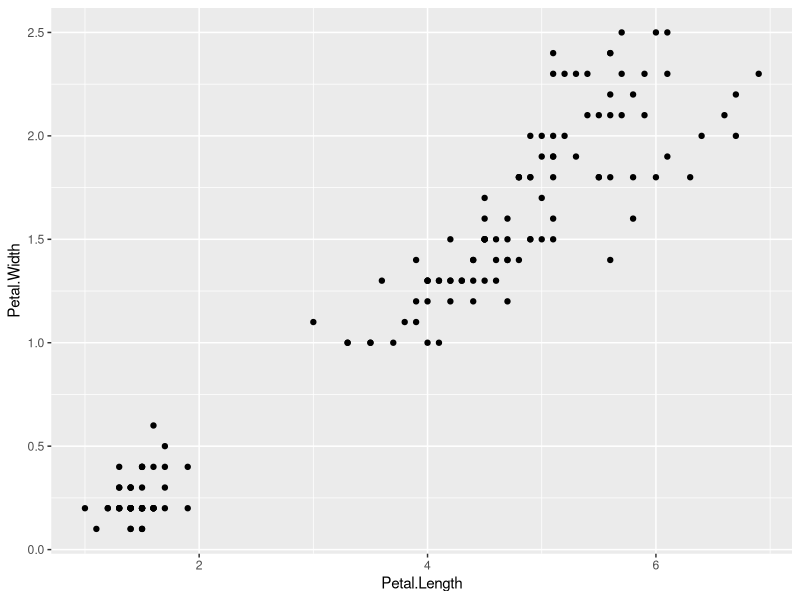
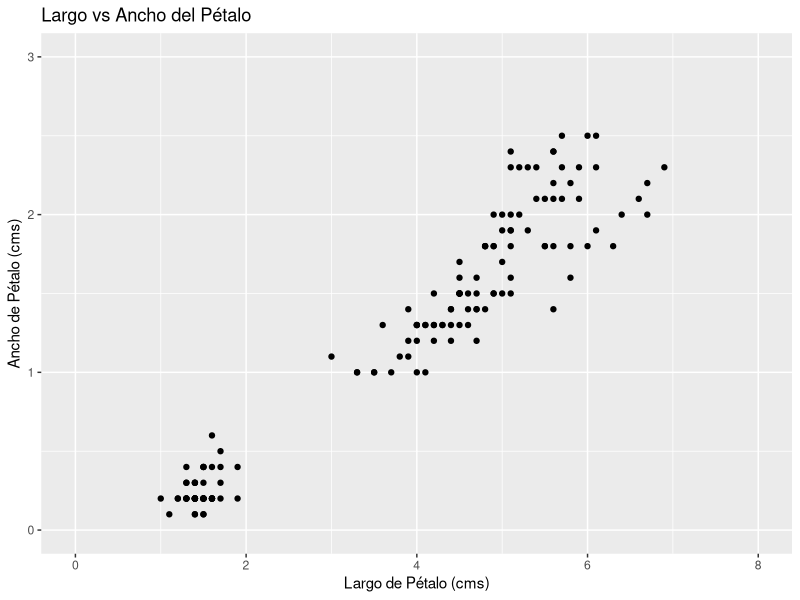
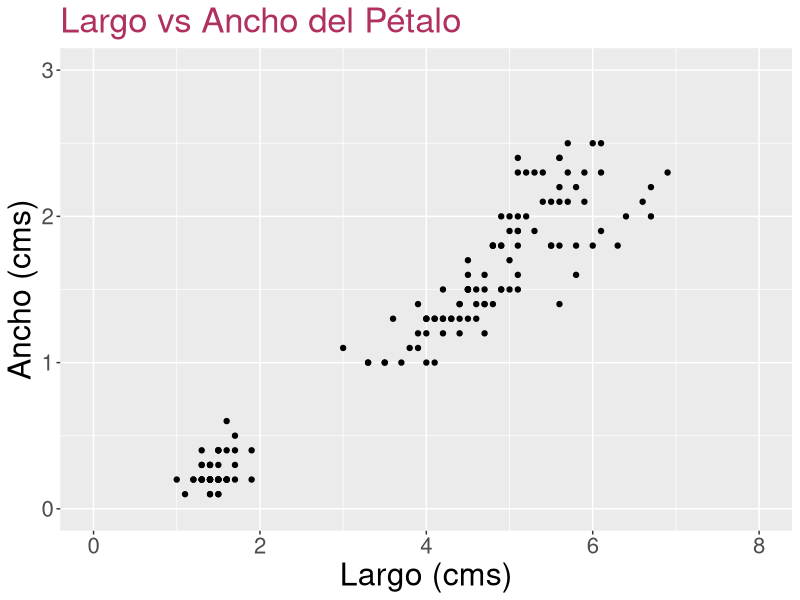
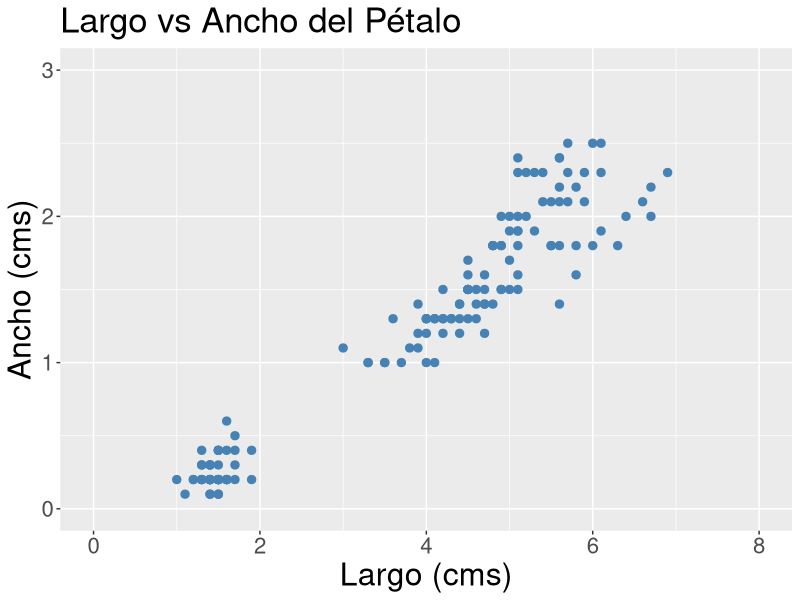
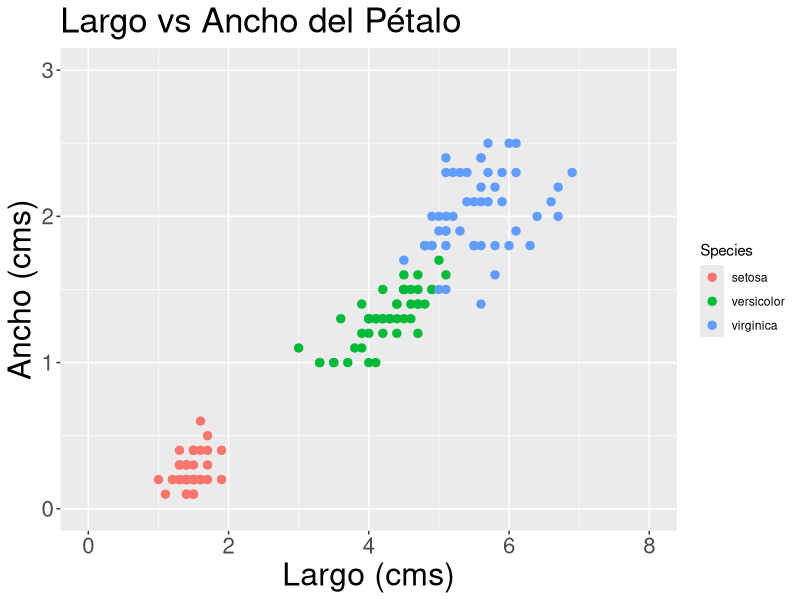
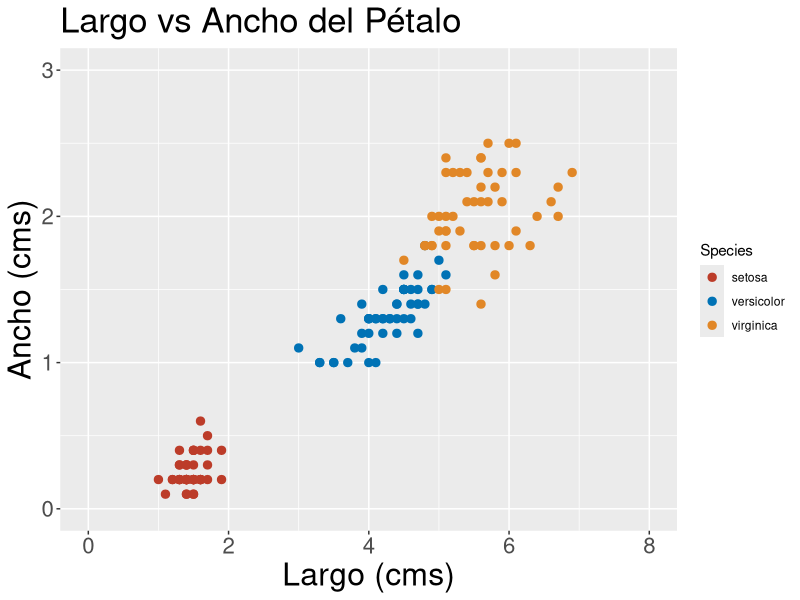
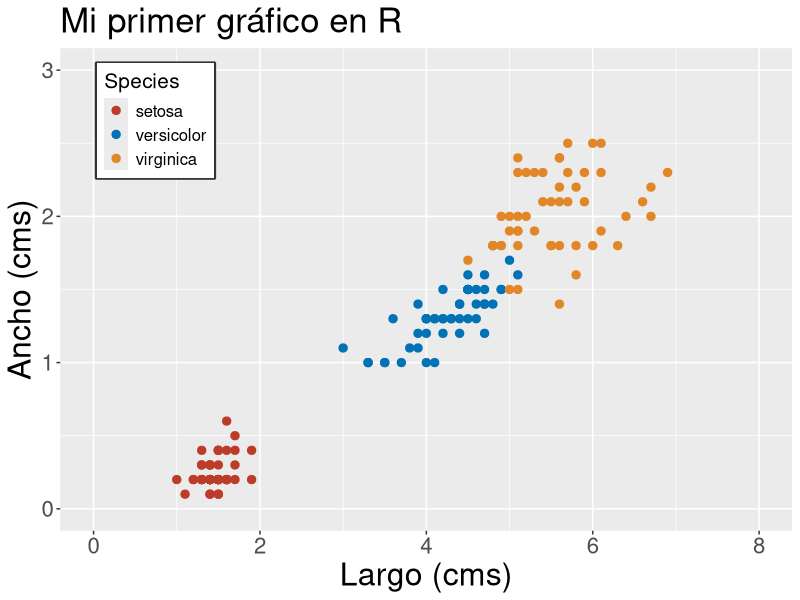
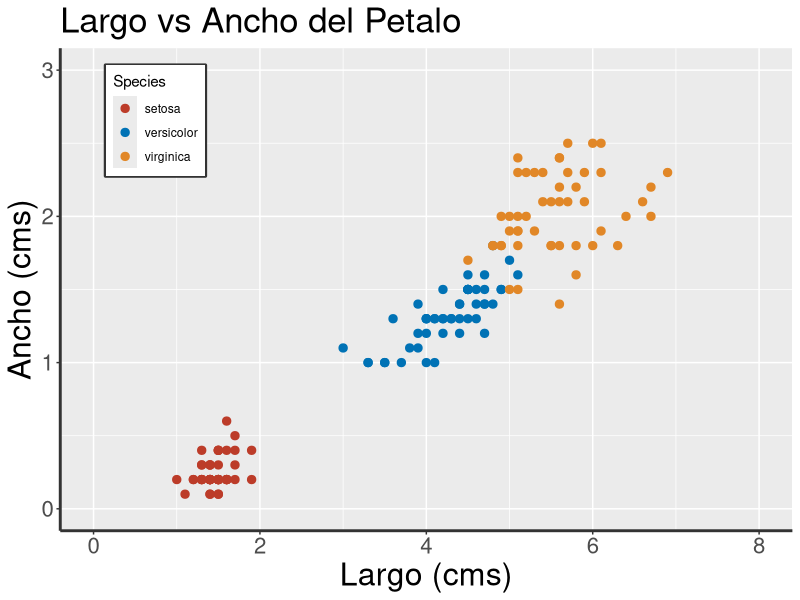

Generate these figures, in order, with R:
## ---- chunk 1
knitr::opts_chunk$set(collapse = TRUE)
## ---- chunk 2

## ---- chunk 3
library(ggplot2)
## ---- chunk 4

ggplot(data=iris, mapping =aes(x=Petal.Length, y =Petal.Width))+geom_point()
## ---- chunk 5

ggplot(data = iris, mapping=aes(x=Petal.Length , y =Petal.Width))+
  geom_point()+
  xlim(c(0, 8))+
  ylim(c(0, 3))+
  labs(title="Largo vs Ancho del Pétalo", 
       x="Largo de Pétalo (cms)",
       y="Ancho de Pétalo (cms)")
## ---- chunk 6
ggplot(data = iris, mapping=aes(x=Petal.Length , y =Petal.Width))+
  geom_point()+
  xlim(c(0, 8))+
  ylim(c(0, 3))+
  labs(title="Largo vs Ancho del Pétalo", 
       y="Ancho (cms)", x="Largo (cms)")+
  theme(axis.text =element_text(size=16),
        axis.title=element_text(size=23),
        plot.title=element_text(size=25,colour="maroon"))
## ---- chunk 7
ggplot(data = iris, mapping=aes(x=Petal.Length , y =Petal.Width))+
  geom_point(col="steelblue", size=2.5)+
  xlim(c(0, 8))+
  ylim(c(0, 3))+
  labs(title="Largo vs Ancho del Pétalo", 
       y="Ancho (cms)", x="Largo (cms)")+
  theme(axis.text =element_text(size=16),
        axis.title=element_text(size=23),
        plot.title=element_text(size=25),
        plot.subtitle=element_text(size=20))
## ---- chunk 8
ggplot(data = iris, mapping=aes(x=Petal.Length , y =Petal.Width))+
  geom_point(aes(col=Species), size=2.5)+
  xlim(c(0, 8))+
  ylim(c(0, 3))+
  labs(title="Largo vs Ancho del Pétalo", 
       y="Ancho (cms)", x="Largo (cms)")+
  theme(axis.text =element_text(size=16),
        axis.title=element_text(size=23),
        plot.title=element_text(size=25),
        plot.subtitle=element_text(size=20))
## ---- chunk 9
ggplot(data = iris, mapping=aes(x=Petal.Length , y =Petal.Width))+
  geom_point(aes(col=Species), size=2.5)+
  scale_colour_manual(values=c("#BC3C29FF", "#0072B5FF","#E18727FF"))+
  xlim(c(0, 8))+
  ylim(c(0, 3))+
  labs(title="Largo vs Ancho del Pétalo", 
       y="Ancho (cms)", x="Largo (cms)")+
  theme(axis.text =element_text(size=16),
        axis.title=element_text(size=23),
        plot.title=element_text(size=25),
        plot.subtitle=element_text(size=20))
## ---- chunk 10
ggplot(data = iris, mapping=aes(x=Petal.Length , y =Petal.Width))+
  geom_point(aes(col=Species), size=2.5)+
  scale_colour_manual(values=c("#BC3C29FF", "#0072B5FF","#E18727FF"))+
  xlim(c(0, 8))+
  ylim(c(0, 3))+
  labs(title="Mi primer gráfico en R", 
       y="Ancho (cms)", x="Largo (cms)")+
  theme(axis.text =element_text(size=16),
        axis.title=element_text(size=23),
        plot.title=element_text(size=25),
        legend.position = c(0.13, 0.85),
        legend.box.background = element_rect(fill = "transparent", colour = "#333333",size=1.2),
        legend.title = element_text(size = 15),
        legend.text = element_text(size = 12))
## ---- chunk 11
ggplot(data = iris, mapping=aes(x=Petal.Length , y =Petal.Width))+
  geom_point(aes(col=Species), size=2.5)+
  scale_colour_manual(values=c("#BC3C29FF", "#0072B5FF","#E18727FF"))+
  xlim(c(0, 8))+
  ylim(c(0, 3))+
  labs(title="Largo vs Ancho del Petalo",
       y="Ancho (cms)", x="Largo (cms)")+
  theme(axis.text =element_text(size=16),
        axis.title=element_text(size=23),
        plot.title=element_text(size=25),
        legend.position = c(0.13, 0.85),
        legend.box.background = element_rect(fill = "transparent", colour = "#333333",size=1.2),
        axis.line = element_line(color = "#333333",size = 1, linetype = "solid"))
